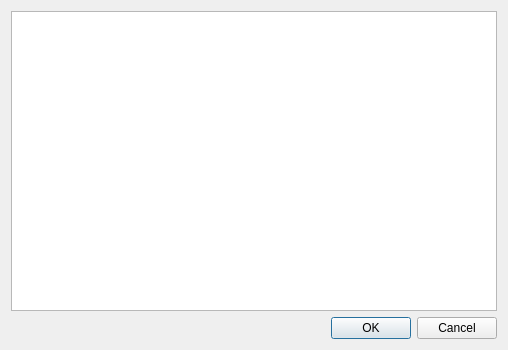
<?xml version="1.0" encoding="UTF-8"?>
<ui version="4.0">
 <class>SelectDirDialog</class>
 <widget class="QDialog" name="SelectDirDialog">
  <property name="geometry">
   <rect>
    <x>0</x>
    <y>0</y>
    <width>508</width>
    <height>350</height>
   </rect>
  </property>
  <property name="windowTitle">
   <string>Dialog</string>
  </property>
  <layout class="QVBoxLayout" name="verticalLayout_2">
   <item>
    <layout class="QVBoxLayout" name="verticalLayout">
     <item>
      <widget class="QListView" name="DirListView"/>
     </item>
     <item>
      <widget class="QDialogButtonBox" name="buttonBox">
       <property name="orientation">
        <enum>Qt::Horizontal</enum>
       </property>
       <property name="standardButtons">
        <set>QDialogButtonBox::Cancel|QDialogButtonBox::Ok</set>
       </property>
      </widget>
     </item>
    </layout>
   </item>
  </layout>
 </widget>
 <resources/>
 <connections>
  <connection>
   <sender>buttonBox</sender>
   <signal>accepted()</signal>
   <receiver>SelectDirDialog</receiver>
   <slot>accept()</slot>
   <hints>
    <hint type="sourcelabel">
     <x>248</x>
     <y>254</y>
    </hint>
    <hint type="destinationlabel">
     <x>157</x>
     <y>274</y>
    </hint>
   </hints>
  </connection>
  <connection>
   <sender>buttonBox</sender>
   <signal>rejected()</signal>
   <receiver>SelectDirDialog</receiver>
   <slot>reject()</slot>
   <hints>
    <hint type="sourcelabel">
     <x>316</x>
     <y>260</y>
    </hint>
    <hint type="destinationlabel">
     <x>286</x>
     <y>274</y>
    </hint>
   </hints>
  </connection>
 </connections>
</ui>
